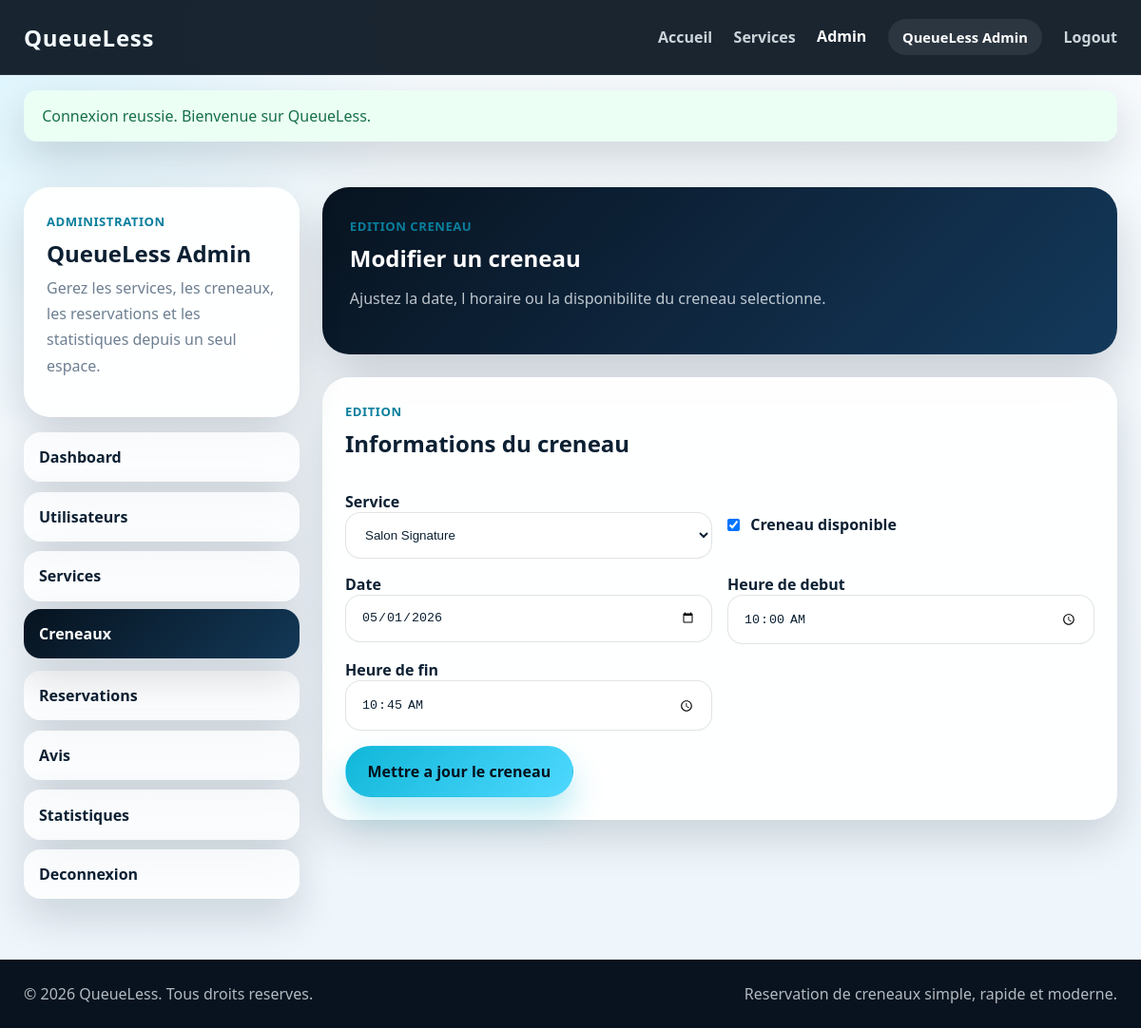
The page /admin/edit_slot.php?id=2 (signed in) on the database its author committed.
### tables this page shows
CREATE TABLE slots (
    id INT UNSIGNED AUTO_INCREMENT PRIMARY KEY,
    service_id INT UNSIGNED NOT NULL,
    date_slot DATE NOT NULL,
    heure_debut TIME NOT NULL,
    heure_fin TIME NOT NULL,
    disponible TINYINT(1) NOT NULL DEFAULT 1,
    UNIQUE KEY uq_service_slot (service_id, date_slot, heure_debut, heure_fin),
    INDEX idx_slots_service_date (service_id, date_slot),
    INDEX idx_slots_disponible (disponible),
    CONSTRAINT fk_slots_service
        FOREIGN KEY (service_id) REFERENCES services(id)
        ON DELETE CASCADE
        ON UPDATE CASCADE
);

CREATE TABLE services (
    id INT UNSIGNED AUTO_INCREMENT PRIMARY KEY,
    nom VARCHAR(150) NOT NULL,
    description TEXT NOT NULL,
    categorie VARCHAR(100) NOT NULL,
    adresse VARCHAR(255) NOT NULL,
    image VARCHAR(255) DEFAULT NULL,
    duree_moyenne INT UNSIGNED NOT NULL DEFAULT 30,
    actif TINYINT(1) NOT NULL DEFAULT 1,
    created_at TIMESTAMP NOT NULL DEFAULT CURRENT_TIMESTAMP,
    INDEX idx_services_categorie (categorie),
    INDEX idx_services_actif (actif)
);

### includes/functions.php (called while the page is built, shortened)
<?php
function e(?string $value): string
{
    return htmlspecialchars((string) $value, ENT_QUOTES, 'UTF-8');
}
function url(string $path = ''): string
{
    $path = ltrim($path, '/');
    return (APP_URL !== '' ? APP_URL : '') . '/' . $path;
}

### admin/edit_slot.php (the view, shortened to what this page needs)
<?php
$slotId = (int) ($_GET['id'] ?? 0);
$slot = null;
$services = [];
try {
    $pdo = getPDO();
    $servicesStatement = $pdo->query('SELECT id, nom FROM services ORDER BY nom ASC');
    $services = $servicesStatement->fetchAll();
    $slotStatement = $pdo->prepare(
        'SELECT id, service_id, date_slot, heure_debut, heure_fin, disponible
        FROM slots
        WHERE id = :id
        LIMIT 1'
    );
    $slotStatement->execute([
        'id' => $slotId,
    ]);
    $slot = $slotStatement->fetch();
} catch (Throwable $exception) {
    $slot = null;
}
require_once __DIR__ . '/../includes/header.php';
?>
<section class="dashboard-section">
    <div class="container dashboard-layout">
        <?php include __DIR__ . '/../includes/sidebar_admin.php'; ?>
        <div class="dashboard-main">
            <div class="dashboard-hero">
                <span class="dashboard-kicker">Edition creneau</span>
                <h1>Modifier un creneau</h1>
                <p>Ajustez la date, l horaire ou la disponibilite du creneau selectionne.</p>
            </div>
            <section class="content-panel">
                <div class="panel-heading">
                    <div>
                        <span class="small-label">Edition</span>
                        <h2>Informations du creneau</h2>
                    </div>
                </div>
                <form class="admin-form" method="POST" action="<?= url('actions/edit_slot_action.php'); ?>" data-validate>
                    <div class="field-grid">
                        <div class="form-group">
                            <label for="service_id">Service</label>
                            <select id="service_id" name="service_id" required>
                                <?php foreach ($services as $service): ?>
                                    <option value="<?= e((string) $service['id']); ?>" <?= (int) $service['id'] === (int) $slot['service_id'] ? 'selected' : ''; ?>>
                                        <?= e((string) $service['nom']); ?>
                                    </option>
                                <?php endforeach; ?>
                            </select>
                        </div>
                        <div class="form-group checkbox-group">
                            <label class="checkbox-row">
                                <input type="checkbox" name="disponible" <?= (int) $slot['disponible'] === 1 ? 'checked' : ''; ?>>
                                <span>Creneau disponible</span>
                            </label>
                        </div>
                    </div>
                    <div class="field-grid">
                        <div class="form-group">
                            <label for="date_slot">Date</label>
                            <input type="date" id="date_slot" name="date_slot" value="<?= e((string) $slot['date_slot']); ?>" required>
                        </div>
                        <div class="form-group">
                            <label for="heure_debut">Heure de debut</label>
                            <input type="time" id="heure_debut" name="heure_debut" value="<?= e(substr((string) $slot['heure_debut'], 0, 5)); ?>" required>
                        </div>
                    </div>
                    <div class="field-grid">
                        <div class="form-group">
                            <label for="heure_fin">Heure de fin</label>
                            <input type="time" id="heure_fin" name="heure_fin" value="<?= e(substr((string) $slot['heure_fin'], 0, 5)); ?>" required>
                        </div>
                    </div>
                    <div class="form-actions">
                        <button class="btn btn-primary" type="submit">Mettre a jour le creneau</button>
                        <a class="btn btn-secondary" href="<?= url('admin/slots.php'); ?>">Retour</a>
                    </div>
                </form>
            </section>
        </div>
    </div>
</section>
<?php require_once __DIR__ . '/../includes/footer.php'; ?>

### assets/css/style.css (style rules this page uses)
:root { --bg-dark: #07131f; --bg-dark-soft: #0d1c2c; --bg-light: #f4f9fc; --surface: rgba(255, 255, 255, 0.08); --surface-solid: #ffffff; --text-main: #0c2033; --text-light: #f4fbff; --text-muted: #6d7f91; --primary: #10b7d8; --primary-dark: #0a7f9d; --accent: #4fd8ff; --border: rgba(255, 255, 255, 0.12); --shadow: 0 18px 45px rgba(6, 18, 32, 0.16); --radius-lg: 28px; --radius-md: 20px; --radius-sm: 14px; --transition: 0.25s ease; }
* { box-sizing: border-box; }
html { scroll-behavior: smooth; }
body { margin: 0; font-family: "Segoe UI", Tahoma, Geneva, Verdana, sans-serif; color: var(--text-main); background: radial-gradient(circle at top left, rgba(79, 216, 255, 0.16), transparent 28%), linear-gradient(180deg, #f7fbfe 0%, #edf5fb 100%); }
a { color: inherit; text-decoration: none; }
button { font: inherit; }
h1, h2, h3 { margin-top: 0; margin-bottom: 1rem; line-height: 1.1; }
p { margin-top: 0; margin-bottom: 1rem; color: var(--text-muted); line-height: 1.7; }
.container { width: min(1150px, calc(100% - 2rem)); margin: 0 auto; }
.btn { display: inline-flex; align-items: center; justify-content: center; padding: 0.95rem 1.4rem; border: 1px solid transparent; border-radius: 999px; font-weight: 700; transition: transform var(--transition), box-shadow var(--transition), background var(--transition); }
.btn-primary { background: linear-gradient(135deg, var(--primary) 0%, var(--accent) 100%); color: #04111d; box-shadow: 0 18px 32px rgba(16, 183, 216, 0.28); }
.btn-secondary { background: rgba(255, 255, 255, 0.08); border-color: rgba(255, 255, 255, 0.16); color: #ffffff; }
.content-panel { padding: 1.5rem; border-radius: var(--radius-lg); background: rgba(255, 255, 255, 0.96); box-shadow: var(--shadow); }
.panel-heading { display: flex; justify-content: space-between; align-items: flex-start; gap: 1rem; margin-bottom: 1.25rem; }
.small-label { display: inline-block; margin-bottom: 0.75rem; font-size: 0.82rem; font-weight: 700; letter-spacing: 0.04em; text-transform: uppercase; color: var(--primary-dark); }

### assets/css/dashboard.css (style rules this page uses)
.dashboard-section { padding: 3rem 0 4rem; }
.dashboard-layout { display: grid; grid-template-columns: 290px minmax(0, 1fr); gap: 1.5rem; align-items: start; }
.sidebar-panel, .content-panel, .stat-panel, .detail-card { background: rgba(255, 255, 255, 0.96); border-radius: var(--radius-lg); box-shadow: var(--shadow); }
.sidebar-label, .small-label, .dashboard-kicker { display: inline-block; margin-bottom: 0.75rem; font-size: 0.82rem; font-weight: 700; letter-spacing: 0.04em; text-transform: uppercase; color: var(--primary-dark); }
.dashboard-main { display: grid; gap: 1.5rem; }
.dashboard-hero { padding: 1.8rem; border-radius: var(--radius-lg); background: linear-gradient(135deg, #07131f 0%, #0f2740 54%, #13395b 100%); color: #ffffff; box-shadow: 0 24px 50px rgba(7, 19, 31, 0.18); }
.dashboard-hero p { max-width: 720px; color: rgba(244, 251, 255, 0.76); }
.content-panel { padding: 1.5rem; }
.admin-form { display: grid; gap: 1rem; }
.field-grid { display: grid; grid-template-columns: repeat(2, minmax(0, 1fr)); gap: 1rem; }
.admin-form label, .inline-filter label { font-weight: 700; color: var(--text-main); }
.admin-form input, .admin-form textarea, .admin-form select, .inline-filter select { width: 100%; padding: 0.95rem 1rem; border: 1px solid rgba(12, 32, 51, 0.12); border-radius: 16px; background: #ffffff; color: var(--text-main); transition: border-color var(--transition), box-shadow var(--transition); }
.checkbox-group { display: flex; align-items: center; }
.checkbox-row { display: inline-flex; align-items: center; gap: 0.7rem; font-weight: 700; }
.checkbox-row input { width: auto; margin: 0; }
.panel-heading { display: flex; justify-content: space-between; align-items: flex-start; gap: 1rem; margin-bottom: 1.25rem; }

### rows shown on the page
slots: service_id "Salon Signature", disponible "☑", date_slot "05/01/2026", heure_debut "10:00", heure_fin "10:45"

### other values the page prints
$flashMessage['message'] "Connexion reussie. Bienvenue sur QueueLess."
$displayName !== '' ? $displayName : 'Admin QueueLess' "QueueLess Admin"
